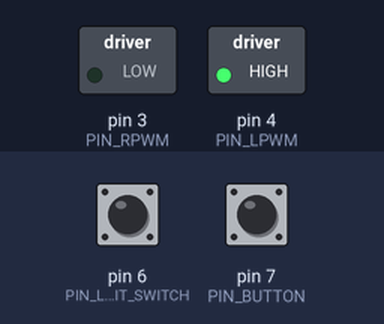
Bench run of a sketch on a simulated Arduino Uno, built with avr-gcc and run on an emulated ATmega328P. Parts: switched loads named in the sketch (green lamp = pin HIGH). Inputs (shaded band) come from the test bench; at power-on: pin 6 (PIN_LIMIT_SWITCH) HIGH, pin 7 (PIN_BUTTON) HIGH. EEPROM starts erased.

Above: at 1.5 s.
At 3.05 s:
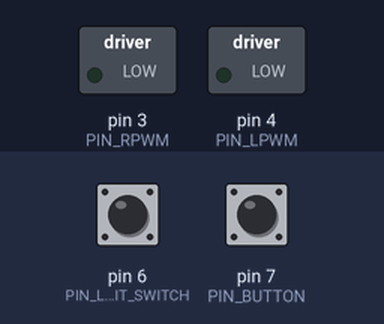
At 4.6 s:
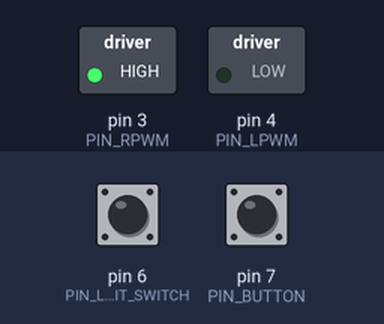
Timing chart, 0 to 8.1 s (numbered marks = the images above):
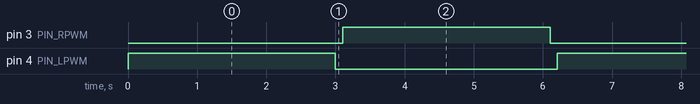

Measured:
- by itself, pin 3 (PIN_RPWM), pin 4 (PIN_LPWM): alternates HIGH for 3.0 s and LOW for 3.2 s
- by itself, everything shown: repeats every 6.2 s, in 4 steps

The sketch:

controller.ino
```cpp
#include <EEPROM.h>

const int PIN_LIMIT_SWITCH = 6;
const int PIN_RPWM = 3;
const int PIN_LPWM = 4;
const int PIN_BUTTON = 7;

int STATE = 1; // 1 = closed, 0 = open

const int MAX_TIME = 3000;
const int INITIAL_DELAY = 800;
const int END_EXTRA_TIME = 200;
const int STEP_DELAY = 100;

void setup()
{
  pinMode(PIN_RPWM, OUTPUT);
  pinMode(PIN_LPWM, OUTPUT);
  pinMode(PIN_LIMIT_SWITCH, INPUT_PULLUP);
  pinMode(PIN_BUTTON, INPUT_PULLUP);
  EEPROM.get(0, STATE);
  // ensure valid value in case EEPROM contains garbage
  if (STATE != 0 && STATE != 1)
    STATE = 1;
}

void saveState(int s)
{
  int current;
  EEPROM.get(0, current);
  if (current != s)
    EEPROM.put(0, s);
}

void moveMotor(bool direction)
{
  int stopp = 0;

  // direction: true = closing, false = opening
  digitalWrite(PIN_RPWM, direction ? HIGH : LOW);
  digitalWrite(PIN_LPWM, direction ? LOW : HIGH);

  delay(INITIAL_DELAY);  // move out of end position
  stopp += INITIAL_DELAY;

  while (stopp < MAX_TIME)
  {
    delay(STEP_DELAY);
    stopp += STEP_DELAY;

    int micro_value = digitalRead(PIN_LIMIT_SWITCH);

    if (micro_value == LOW)
    {
      delay(END_EXTRA_TIME); // push fully into end position
      break;
    }
  }

  // stop motor
  digitalWrite(PIN_RPWM, LOW);
  digitalWrite(PIN_LPWM, LOW);
}

void loop() {
  int button = digitalRead(PIN_BUTTON);

  if (button == HIGH) {

    if (STATE == 0) // open -> close
    {
      moveMotor(true);       // true = closing direction
      STATE = 1;
    }
    else // closed -> open
    {
      moveMotor(false);
      STATE = 0;
    }
    saveState(STATE);
  }

  delay(100);
}
```
